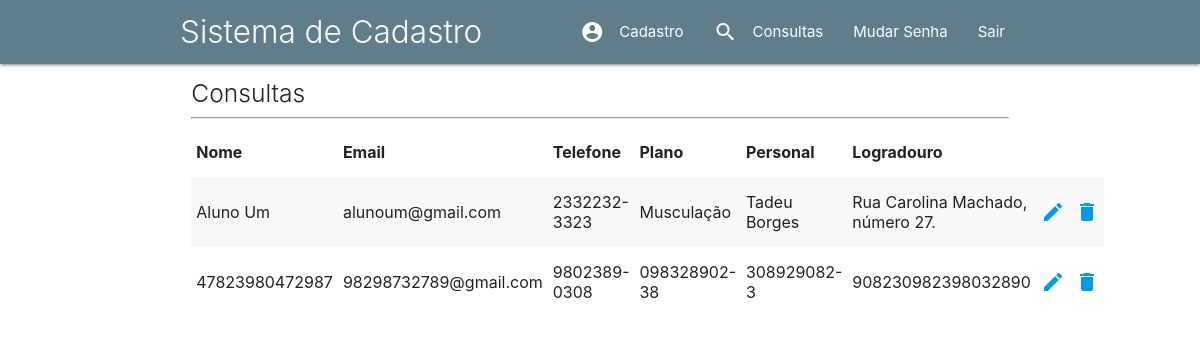
/consultas.php, run on the app's committed database.
### tables this page shows
CREATE TABLE `tb_clientes` (
  `id` int(11) NOT NULL,
  `nome` varchar(40) NOT NULL,
  `email` varchar(50) DEFAULT NULL,
  `password` varchar(255) NOT NULL,
  `telefone` varchar(15) NOT NULL,
  `plano` varchar(20) NOT NULL,
  `personal` varchar(40) DEFAULT NULL,
  `ENDERECO` varchar(50) NOT NULL
);

### bancodedados/read.php (the view)
<?php
include_once 'conexao.php';
$querySelect = $link->query("select * from tb_clientes");
while($registros = $querySelect->fetch_assoc()):
	$id = $registros['id'];
	$nome = $registros['nome'];
	$email = $registros['email'];
	$telefone = $registros['telefone'];
	$plano = $registros['plano'];
	$personal = $registros['personal'];
	$ENDERECO = $registros['ENDERECO'];
	echo "<tr>";
	echo "<td>$nome</td>
		<td>$email</td>
		<td>$telefone</td>
		<td>$plano</td>
		<td>$personal</td>
		<td>$ENDERECO</td>
	<td><a href='editar.php?id=$id'>
	<i class='material-icons'>edit</i></a></td>
	 <td>
	 <a onclick=\"myFunction($id)\" style=\"cursor: pointer;\"><i class='material-icons'>delete</i></a>
	 </td>";
	echo "</tr>";
endwhile;
?>

### includes/header.inc.php (shortened to what this page needs)
<html>
<head>
 	<link rel="stylesheet" href="materialize/css/materialize.min.css">
</head>
<body>

### includes/menu.inc.php (shortened to what this page needs)
<nav class="blue-grey">
	<div class="nav-wrapper container">
		<div class="brand-logo light">Sistema de Cadastro</div>
		<ul class="right">
				<?php if($_SESSION['tipo']==0 or $_SESSION['tipo']==1){?>
					<li><a href="index.php"><i class="material-icons left">account_circle</i>Cadastro</a></li>
					<li><a href="consultas.php"><i class="material-icons left">search</i>Consultas</a></li><?php } ?>
					<li><a href="change-password.php">Mudar Senha</a></li>
					<li><a href="logout.php">Sair</a></li>
				</ul>
			</div>
		</nav>

### consultas.php (shortened to what this page needs)
<?php session_start();
 include_once  'includes/header.inc.php';
 include_once  'includes/menu.inc.php' ;
?>
<div class="row container">
	<div class="col s12">
		<h5 class="light">Consultas</h5><hr>
		<table class="striped">
			<thead>
				<tr>
					<th>Nome</th>
					<th>Email</th>
					<th>Telefone</th>
					<th>Plano</th>
					<th>Personal</th>
					<th>Logradouro</th>
				</tr>
			</thead>
			<tbody>
				<?php
				include_once 'bancodedados/read.php';
				?>
			</tbody>
		</table>
	</div>
</div>
<?php include_once  'includes/footer.inc.php' ?>

### includes/footer.inc.php (shortened to what this page needs)
</body>
</html>

### data on the page
tb_clientes: nome "Aluno Um", email "alunoum@gmail.com", telefone "2332232-3323", plano "Musculação", personal "Tadeu Borges", ENDERECO "Rua Carolina Machado, número 27."
tb_clientes: nome "47823980472987", email "98298732789@gmail.com", telefone "9802389-0308", plano "098328902-38", personal "308929082-3", ENDERECO "908230982398032890"
